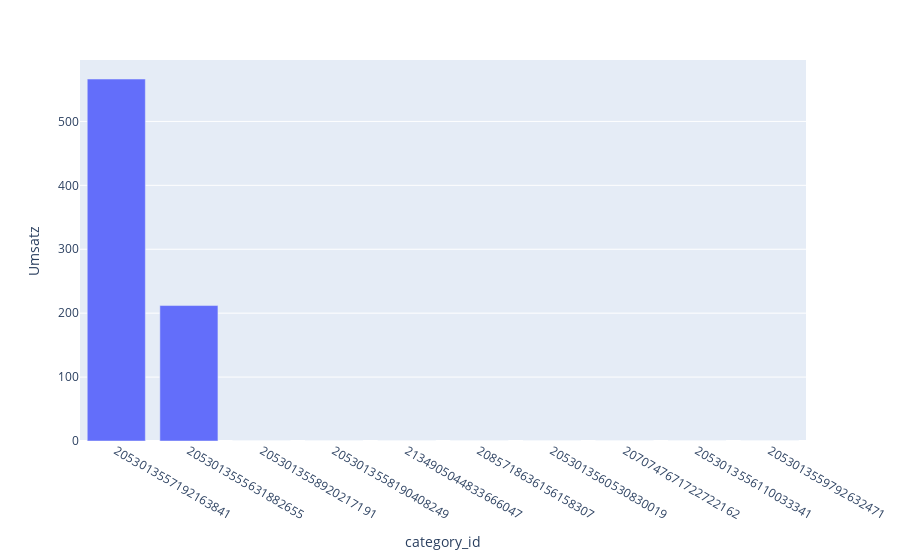

Notebook cell for this chart:
### Code cell
px.bar(sdf_category_id_overview.limit(10).toPandas(), x='category_id', y='Turnover')

### Figure 1 — Plotly figure (JSON) as saved in the notebook; plotly's stock layout.template omitted (floating-point values rounded to 4 significant figures)
{"data": [{"alignmentgroup": "True", "hovertemplate": "category_id=%{x}<br>Umsatz=%{y}<extra></extra>", "legendgroup": "", "marker": {"color": "#636efa"}, "name": "", "offsetgroup": "", "orientation": "v", "showlegend": false, "textposition": "auto", "type": "bar", "x": ["2053013557192163841", "2053013555631882655", "2053013558920217191", "2053013558190408249", "2134905044833666047", "2085718636156158307", "2053013560530830019", "2070747671722722162", "2053013556110033341", "2053013559792632471"], "xaxis": "x", "y": [566.3, 211.9, 0, 0, 0, 0, 0, 0, 0, 0], "yaxis": "y"}], "layout": {"barmode": "relative", "legend": {"tracegroupgap": 0}, "margin": {"t": 60}, "xaxis": {"anchor": "y", "domain": [0, 1], "title": {"text": "category_id"}}, "yaxis": {"anchor": "x", "domain": [0, 1], "title": {"text": "Umsatz"}}}}
